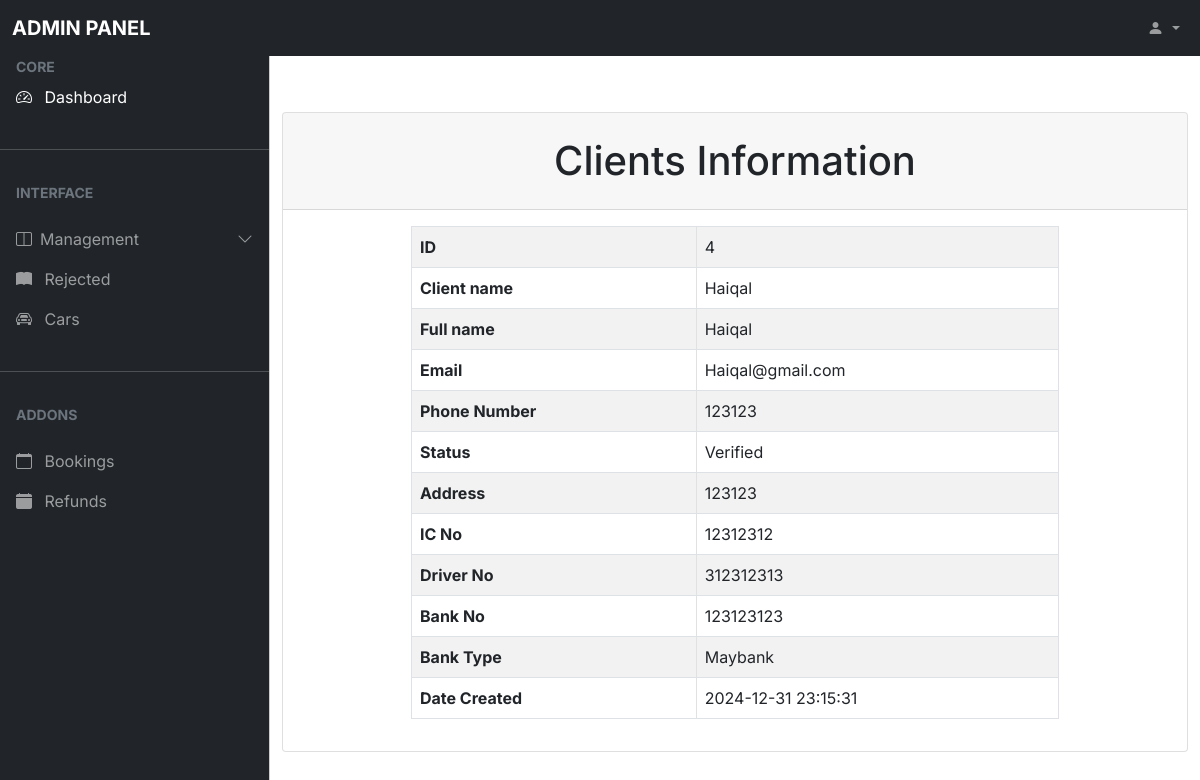
/admins/clients-info.php?infoid=4, run on the app's committed database.
### tables this page shows
CREATE TABLE `clients` (
  `id` int(11) NOT NULL,
  `email` varchar(255) NOT NULL,
  `password` varchar(255) NOT NULL,
  `client_name` varchar(255) NOT NULL,
  `phone_num` varchar(64) NOT NULL,
  `full_name` varchar(255) DEFAULT NULL,
  `address` varchar(255) DEFAULT NULL,
  `status` varchar(255) NOT NULL,
  `ic_no` varchar(255) DEFAULT NULL,
  `driver_no` varchar(255) DEFAULT NULL,
  `bank_no` varchar(30) NOT NULL,
  `driver_img` varchar(255) NOT NULL,
  `bank_type` varchar(100) NOT NULL,
  `date` datetime DEFAULT NULL,
  `reset_token_hash` varchar(64) DEFAULT NULL,
  `reset_token_expires_at` datetime DEFAULT NULL
);

### admins/clients-info.php (the view, shortened to what this page needs)
<?php
require_once("includes/headerAdmins.php");
include "../db_conn.php";
if (isset($_GET['infoid'])) {
    $id = str_replace('_', ' ', $_GET['infoid']);
} else {
    echo "No booking ID provided.";
    exit();
}
?>
<main class="mt-5 pt-3">
<div class="container mt-5">
        <div class="card">
            <div class="card-header">
                <h1 class="text-center my-3">Clients Information</h1>
            </div>
            <div class="card-body">
                <?php
                $sql = "SELECT * FROM clients WHERE id='$id'";
                $result = mysqli_query($conn, $sql);
                if ($result && $row = mysqli_fetch_assoc($result)) {
                    $bookingDetails = [
                        "ID" => $row['id'],
                        "Client name" => $row['client_name'],
                        "Full name" => $row['full_name'],
                        "Email" => $row['email'],
                        "Phone Number" => $row['phone_num'],
                        "Status" => $row['status'],
                        "Address" => $row['address'],
                        "IC No" => $row['ic_no'],
                        "Driver No" => $row['driver_no'],
                        "Bank No" => $row['bank_no'],
                        "Bank Type" => $row['bank_type'],
                        "Date Created" => $row['date'],
                    ];
                ?>
                    <div class="row justify-content-center">
                        <div class=" col-md-9">
                            <table class="table table-striped table-bordered">
                                <tbody>
                                    <?php foreach ($bookingDetails as $key => $value): ?>
                                        <tr>
                                            <th><?php echo $key; ?></th>
                                            <td><?php echo $value; ?></td>
                                        </tr>
                                    <?php endforeach; ?>
                                </tbody>
                            </table>
                        </div>
                    </div>
                <?php
                } else {
                    $errorMessage = $result ? "No booking found with this ID." : "Error fetching booking details: " . mysqli_error($conn);
                    echo "<p class='text-center text-danger'>{$errorMessage}</p>";
                }
                ?>
            </div>
        </div>
    </div>
</main>

### admins/includes/css/stylesheet.css (style rules this page uses)
body, button { font-family: "Inter", sans-serif; }
:root { --offcanvas-width: 270px; --topNavbarHeight: 56px; }
@media (min-width: 992px) { body { overflow: auto !important; } }
@media (min-width: 992px) { main { margin-left: var(--offcanvas-width); } }

### data on the page
clients: id "4", email "Haiqal@gmail.com", status "Verified", address "123123", ic_no "12312312", driver_no "312312313", bank_no "123123123", bank_type "Maybank", date "2024-12-31 23:15:31"

### other printed values
$key "ID"
$key "Client name"
$value "Haiqal"
$key "Full name"
$key "Email"
$key "Phone Number"
$value "123123"
$key "Status"
$key "Address"
$key "IC No"
$key "Driver No"
$key "Bank No"
$key "Bank Type"
$key "Date Created"
